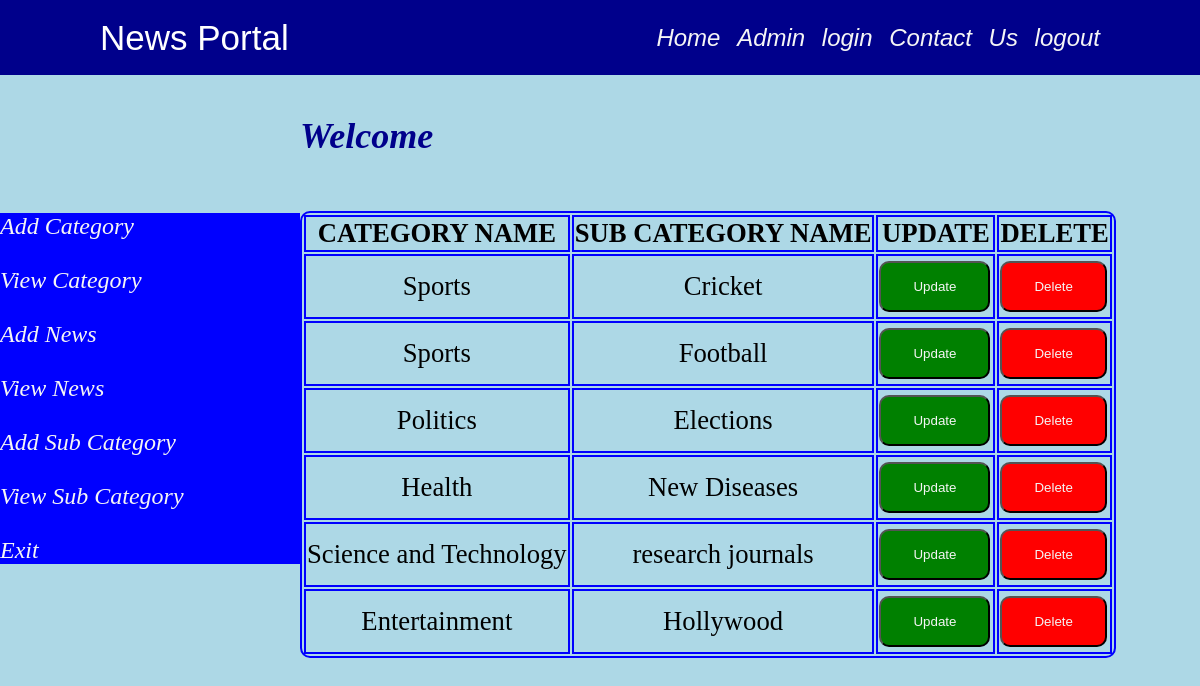
Screenshot of /newsportal/view_subcategory.php with the database file from the repository.
### tables this page shows
CREATE TABLE `subcategory` (
  `subcategory_id` int(100) NOT NULL,
  `subcategory_name` varchar(255) NOT NULL,
  `category_id` int(100) NOT NULL
);

CREATE TABLE `category` (
  `id` int(100) NOT NULL,
  `category_name` varchar(255) NOT NULL,
  `description` varchar(255) NOT NULL
);

### newsportal/view_subcategory.php (the view, shortened to what this page needs)
<?php
require_once "database.php";
?>
<html>
<head>
	<?php
		include('header.php');
	?>
	<link rel="stylesheet" type="text/css" href="style.css">
</head>
<body bgcolor="#ADD8E6">
		<?php
			include('sidebar.php');
		?>
		<div class="floatright">
			<h2>Welcome <?php echo $_SESSION['ausername'];?></h2><br><br>
			<table>
			<tr>
				<th>CATEGORY NAME</th>
				<th>SUB CATEGORY NAME</th>
				<th>UPDATE</th>
				<th>DELETE</th>
			</tr>
<?php
	$conn = mysqli_connect($servername,$username,$password,$database);
	$sql = "select * from subcategory LEFT JOIN category on subcategory.category_id = category.id";
	$result = mysqli_query($conn,$sql);
	while($row = mysqli_fetch_assoc($result)){
?>
		<tr>
				<td><?php echo $row['category_name'];?></td>
				<td><?php echo $row['subcategory_name'];?></td>
				<td>
					<button class="button2" name=""><a href="update_subcategory.php?subcategory_id=<?php echo $row['subcategory_id'];?>">Update</a></button>
				</td>
				<td>
					<button class="button3" name=""><a href="delete_subcategory.php?subcategory_id=<?php echo $row['subcategory_id'];?>">Delete</a></button>
				</td>
		</tr>
 		<?php
 	}
		?>
			</table>
		</div>
	</body>
</html>

### newsportal/style.css (style rules this page uses)
* { margin: 0px auto; padding: 0px auto; }
a { color: whitesmoke; text-decoration: none; }
.floatright { margin-top: 20px; padding-top: 20px; float: right; width: 75%; height: 100% auto; font-size: 1.5em; font-style: italic; color: darkblue; }
table { border: 2px solid blue; text-align: center; border-radius: 10px; margin-left: 0px; font-size: 20pt; }
th { border: 2px solid blue; text-align: center; margin-left: 0px; }
td { border: 2px solid blue; text-align: center; margin-left: 0px; }
.button2 { background-color: green; padding: 16px 32px; margin: 4px 2px; color: white; margin-left: 0px; border-radius: 10px; }
.button3 { background-color: red; padding: 16px 32px; margin: 4px 2px; color: white; margin-left: 0px; border-radius: 10px; }

### rows the page displays
subcategory: category.category_name "Sports", subcategory_name "Cricket"
subcategory: category.category_name "Sports", subcategory_name "Football"
subcategory: category.category_name "Politics", subcategory_name "Elections"
subcategory: category.category_name "Health", subcategory_name "New Diseases"
subcategory: category.category_name "Science and Technology", subcategory_name "research journals"
subcategory: category.category_name "Entertainment", subcategory_name "Hollywood"
